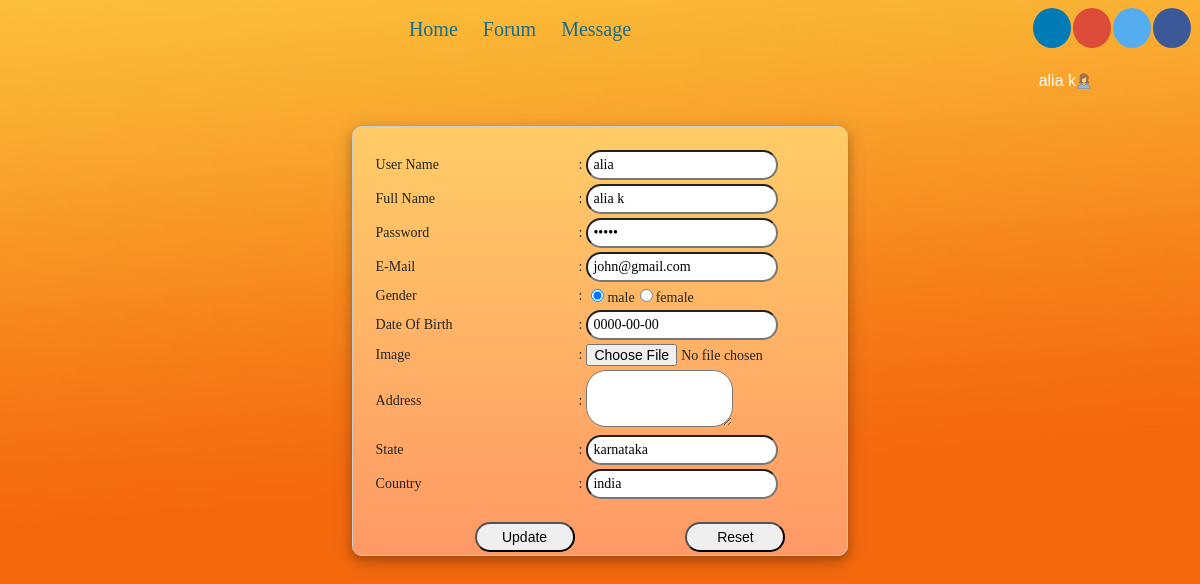
The app's page /finalforum/uedit.php (signed in) with its own data.
### tables this page shows
CREATE TABLE `user` (
  `user_id` int(11) NOT NULL,
  `country` varchar(50) NOT NULL,
  `state` varchar(50) NOT NULL,
  `address` varchar(500) NOT NULL,
  `user_type` varchar(50) NOT NULL,
  `username` varchar(50) DEFAULT NULL,
  `fullname` varchar(50) DEFAULT NULL,
  `password` varchar(50) DEFAULT NULL,
  `user_acc_active` tinyint(1) DEFAULT NULL,
  `dob` date NOT NULL,
  `e_mail` varchar(100) DEFAULT NULL,
  `gender` varchar(20) NOT NULL,
  `uimg` varchar(255) NOT NULL,
  `isuser` tinyint(1) NOT NULL
);

### finalforum/utility.php (called while the page is built, shortened)
<?php
	function ExecuteQuery ($SQL)
	{
		$rows = mysql_query ($SQL);
		return $rows;
	}
?>

### finalforum/uedit.php (the view, shortened to what this page needs)
<?php session_start();
 require("header.php");
require("checkUser.php")?>
<center>
<body>
<form action="uupdate.php" method="POST" onsubmit="return check(this)" enctype="multipart/form-data">
<?php
$sql="SELECT * from user where user_id=$_SESSION[uid]";
	$rows = ExecuteQuery($sql);
	if (mysql_num_rows($rows)>0)
	{
		$row = mysql_fetch_array ($rows);
		echo "<table class='table'>";
		echo "<tr><td>User Name</td><td> : </td><td><input type='text' name='un' value='$row[username]' class='txt' ><span id='a' style='color: red';/></span></td></tr>";
		echo "<tr><td>Full Name</td><td> : </td><td><input type='text' name='fn' value='$row[fullname]' class='txt'><span id='b' style='color: red';/></span></td></tr>";
		echo "<tr><td>Password</td> <td> : </td><td><input type='password' name='pwd' value='$row[password]'class='txt'><span id='c' style='color: red';/></span></td></tr>";
		echo "<tr><td>E-Mail</td><td> :</td><td> <input type='text' name='e_mail' value='$row[e_mail]'class='txt'/><span id='d' style='color: red';/></span></td></tr>";
		echo "<tr><td>Gender</td><td> :</td><td> <input type='radio' name='gender' value='1' checked='checked' class='txt' />male<input type='radio' name='gender' >female<span id='e' style='color: red';/></span></td></tr> ";
		echo "<tr><td>Date Of Birth</td> <td>: </td><td><input type='text' name='dob' value='$row[dob]'class='txt'/><span id='f' style='color: red';/></span></td></tr>";
		echo "<tr><td>Image</td><td>:</td><td> <input type='file' name='ima' value=''/></td></tr> ";
		echo "<tr><td>Address</td><td> :</td><td> <textarea rows='3' cols='15' name='add' value='$row[address]'class='txt'></textarea><span id='i' style='color: red';/></span></td></tr>";
		echo "<tr><td>State</td><td> :</td><td> <input type='text' name='sta' value='$row[state]'class='txt'><span id='j' style='color: red';/></span></td></tr>";
		echo "<tr><td>Country</td><td> :</td><td><input type='text' name='cou' value='$row[country]'class='txt's><span id='k' style='color: red';/></span></td></tr>";
		echo "<center><tr><td class='datar'><input type='submit' value='Update' class='btn_update'></td><td> </td><td class='datar'><input type='reset' value='Reset' class='btn_reset'></td></tr></center>";
		echo "</table>";
	}
?>
</form>
</center>
</body>

### finalforum/res/style.css (style rules this page uses)
body { background-size: cover; background-repeat: no-repeat; }
form { padding:0 !important; margin:0 !important; }
body { font-family: Georgia, "Times New Roman", Times, Serif; font-size: 14px; color: #242424; }
input, select { font-family: Georgia, "Times New Roman", Times, Serif; font-size: 14px; }

### finalforum/uedit.php (style rules this page uses)
.txt { border-radius: 20px; padding:5px; }
.table { background-color: #FAD87B; border:1px solid #ccc; padding-left: 20px; padding-right: 20px; padding-top: 20px; margin-top: 20px; border-radius: 10px; background: linear-gradient(to bottom, #ffcc66 0%, #ff9966 100%); box-shadow: 0 4px 8px 0 rgba(0, 0, 0, 0.2), 0 6px 20px 0 rgba(0, 0, 0, 0.19); }
body { background: linear-gradient(to bottom, #ffcc66 0%, #ff9966 100%); background-image: url('images/xyz.jpg'); background-size: cover; background-repeat: no-repeat; }
.btn_update,.btn_reset { border-radius: 15px; align-content: center; padding:5px 5px 5px 5px; width:100px; font-style: bold; font-family: 'Cabin', sans-serif; }
.datar { padding-left: 100px; padding-top: 20px; }

### records on screen
user: un "alia", fn "alia k", e_mail "john@gmail.com", dob "0000-00-00", sta "karnataka", cou "india"

### other values on screen
$_SESSION["fn"] "alia k"
